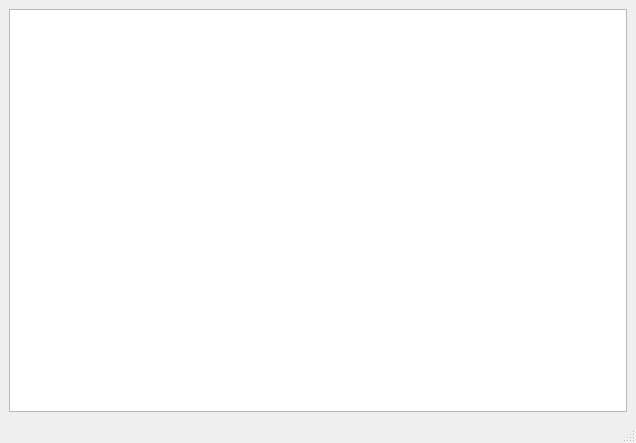
<?xml version="1.0" encoding="UTF-8"?>
<ui version="4.0">
 <class>KPEq_Q_ItemModel_Example</class>
 <widget class="QMainWindow" name="KPEq_Q_ItemModel_Example">
  <property name="geometry">
   <rect>
    <x>0</x>
    <y>0</y>
    <width>636</width>
    <height>443</height>
   </rect>
  </property>
  <property name="windowTitle">
   <string>KPEq_Q_ItemModel_Example</string>
  </property>
  <widget class="QWidget" name="centralwidget">
   <layout class="QGridLayout" name="gridLayout">
    <item row="0" column="0">
     <widget class="QTableView" name="tableView">
      <property name="dragEnabled">
       <bool>true</bool>
      </property>
     </widget>
    </item>
   </layout>
  </widget>
  <widget class="QMenuBar" name="menubar">
   <property name="geometry">
    <rect>
     <x>0</x>
     <y>0</y>
     <width>636</width>
     <height>26</height>
    </rect>
   </property>
  </widget>
  <widget class="QStatusBar" name="statusbar"/>
 </widget>
 <resources/>
 <connections/>
</ui>
